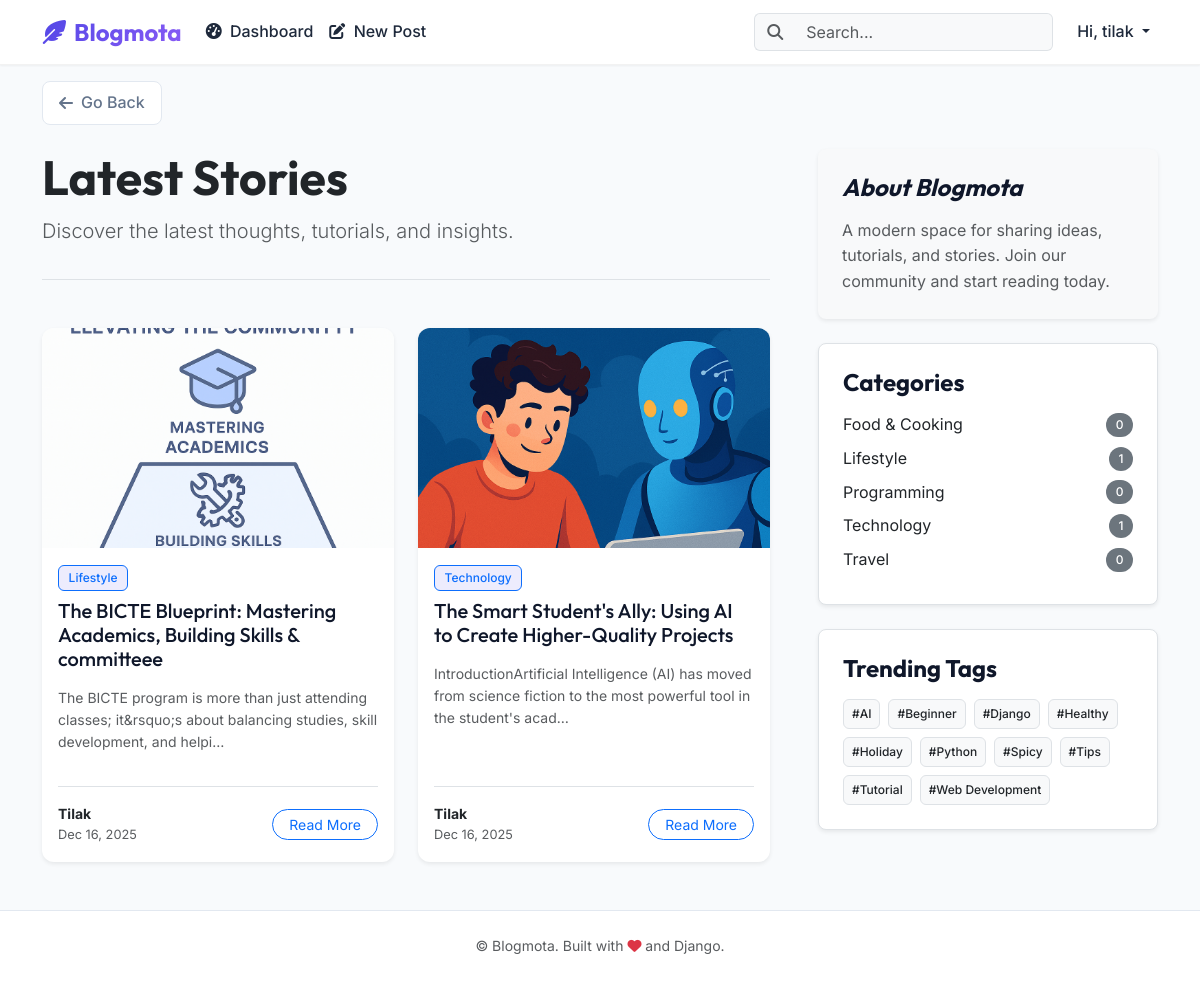
Screenshot of / (signed in) with the database file from the repository.
### blog/models.py (models this page shows, shortened)
class Post(models.Model):
    STATUS_CHOICES = [
        ("draft", "Draft"),
        ("published", "Published"),
    ]
    title = models.CharField(max_length=200)
    slug = models.SlugField(max_length=220, unique=True)
    author = models.ForeignKey(User, on_delete=models.CASCADE, related_name="posts")
    category = models.ForeignKey(
        Category,
        on_delete=models.SET_NULL,
        null=True,
        related_name="posts",
    )
    tags = models.ManyToManyField(Tag, related_name="posts", blank=True)
    featured_image = models.ImageField(upload_to="posts/", blank=True, null=True)
    content = RichTextUploadingField()
    status = models.CharField(max_length=10, choices=STATUS_CHOICES, default="draft")
    publish_date = models.DateTimeField(default=timezone.now)
    created_at = models.DateTimeField(auto_now_add=True)
    updated_at = models.DateTimeField(auto_now=True)
    class Meta:
        ordering = ["-publish_date"]
    def get_absolute_url(self) -> str:
        return reverse("blog:post_detail", kwargs={"slug": self.slug})

class Category(models.Model):
    name = models.CharField(max_length=100, unique=True)
    slug = models.SlugField(max_length=120, unique=True)
    description = models.TextField(blank=True)
    class Meta:
        ordering = ["name"]

class Tag(models.Model):
    name = models.CharField(max_length=50, unique=True)
    slug = models.SlugField(max_length=60, unique=True)
    class Meta:
        ordering = ["name"]

### blog/views.py (the view, shortened to what this page needs)
# urls.py: path("", views.PostListView.as_view(), name="post_list"),
class PostListView(ListView):
    model = Post
    template_name = "blog/post_list.html"
    context_object_name = "posts"
    paginate_by = 10
    def get_queryset(self):
        queryset = Post.objects.filter(
            status="published",
            publish_date__lte=timezone.now(),
        )
        query = self.request.GET.get("q")
        return (
            queryset.select_related("author", "category")
            .prefetch_related("tags")
            .order_by("-publish_date")
        )
    def get_context_data(self, **kwargs):
        context = super().get_context_data(**kwargs)
        context["categories"] = Category.objects.all()
        context["tags"] = Tag.objects.all()
        context["query"] = self.request.GET.get("q", "")
        return context

### templates/blog/post_list.html (shortened to what this page needs)
{% extends 'base.html' %}
{% block content %}
<div class="row g-5">
  <div class="col-lg-8">
    <header class="mb-5 pb-3 border-bottom">
      {% if current_category %}
      <h1 class="display-5 fw-bold text-dark">Category: <span class="text-primary">{{ current_category.name }}</span>
      </h1>
      <p class="lead text-muted">{{ current_category.description|default:"Browse all posts in this category." }}</p>
      {% elif current_tag %}
      <h1 class="display-5 fw-bold text-dark">Tag: <span class="text-primary">#{{ current_tag.name }}</span></h1>
      {% elif query %}
      <h1 class="display-5 fw-bold text-dark">Search Results for "<span class="text-primary">{{ query }}</span>"</h1>
      {% else %}
      <h1 class="display-5 fw-bold text-dark">Latest Stories</h1>
      <p class="lead text-muted">Discover the latest thoughts, tutorials, and insights.</p>
      {% endif %}
    </header>
    {% if posts %}
    <div class="row row-cols-1 row-cols-md-2 g-4">
      {% for post in posts %}
      <div class="col">
        <div class="card h-100 border-0 shadow-sm hover-lift">
          {% if post.featured_image %}
          <img src="{{ post.featured_image.url }}" class="card-img-top" alt="{{ post.title }}"
            style="height: 220px; object-fit: cover;">
          {% else %}
          <div class="card-img-top bg-light d-flex align-items-center justify-content-center text-muted"
            style="height: 220px;">
            <i class="fa-solid fa-image fa-2x"></i>
          </div>
          {% endif %}
          <div class="card-body d-flex flex-column">
            <div class="mb-2">
              {% if post.category %}
              <a href="{% url 'blog:category_posts' post.category.slug %}"
                class="badge bg-primary text-decoration-none border border-primary bg-opacity-10 text-primary">
                {{ post.category.name }}
              </a>
              {% endif %}
            </div>
            <h3 class="card-title h5 mb-3">
              <a href="{{ post.get_absolute_url }}">{{ post.title }}</a>
            </h3>
            <p class="card-text text-muted small flex-grow-1">
              {{ post.content|striptags|truncatechars:120 }}
            </p>
            <div class="d-flex justify-content-between align-items-center mt-3 pt-3 border-top">
              <div class="d-flex align-items-center">
                <div class="small">
                  <div class="fw-bold text-dark">{{ post.author.username|title }}</div>
                  <div class="text-muted" style="font-size: 0.8rem;">{{ post.publish_date|date:'M d, Y' }}</div>
                </div>
              </div>
              <a href="{{ post.get_absolute_url }}" class="btn btn-sm btn-outline-primary rounded-pill px-3">Read
                More</a>
            </div>
          </div>
        </div>
      </div>
      {% endfor %}
    </div>
    {% endif %}
  </div>
  <aside class="col-lg-4">
    <div class="sticky-top" style="top: 90px; z-index: 1;">
      <div class="p-4 mb-4 bg-light rounded-3 shadow-sm">
        <h4 class="fst-italic font-outfit mb-3">About Blogmota</h4>
        <p class="mb-0 text-muted">A modern space for sharing ideas, tutorials, and stories. Join our community and
          start reading today.</p>
      </div>
      <div class="p-4 mb-4 bg-white rounded-3 shadow-sm border">
        <h4 class="font-outfit mb-3">Categories</h4>
        <ul class="list-unstyled mb-0">
          {% for category in categories %}
          <li class="mb-2">
            <a href="{% url 'blog:category_posts' category.slug %}"
              class="text-decoration-none d-flex justify-content-between align-items-center link-dark">
              <span>{{ category.name }}</span>
              <span class="badge bg-secondary rounded-pill">{{ category.posts.count }}</span>
            </a>
          </li>
          {% empty %}
          <li class="text-muted">No categories yet.</li>
          {% endfor %}
        </ul>
      </div>
      <div class="p-4 mb-4 bg-white rounded-3 shadow-sm border">
        <h4 class="font-outfit mb-3">Trending Tags</h4>
        <div class="d-flex flex-wrap gap-2">
          {% for tag in tags %}
          <a href="{% url 'blog:tag_posts' tag.slug %}"
            class="badge bg-light text-dark border text-decoration-none p-2 hover-shadow">
            #{{ tag.name }}
          </a>
          {% empty %}
          <span class="text-muted">No tags yet.</span>
          {% endfor %}
        </div>
      </div>
    </div>
  </aside>
</div>
{% endblock %}

### templates/base.html (shortened to what this page needs)
{% load static %}
<!doctype html>
<html lang="en">
<head>
  <link href="https://cdn.jsdelivr.net/npm/bootstrap@5.3.3/dist/css/bootstrap.min.css" rel="stylesheet">
  <link rel="stylesheet" href="https://cdnjs.cloudflare.com/ajax/libs/font-awesome/6.4.0/css/all.min.css">
  <link rel="stylesheet" href="{% static 'css/styles.css' %}">
</head>
<body>
  <nav class="navbar navbar-expand-lg sticky-top">
    <div class="container">
      <a class="navbar-brand" href="{% url 'blog:post_list' %}">
        <i class="fa-solid fa-feather-pointed me-2"></i>Blogmota
      </a>
      <div class="collapse navbar-collapse" id="navbarNav">
        <ul class="navbar-nav me-auto mb-2 mb-lg-0">
          {% if user.is_authenticated %}
          <li class="nav-item">
            <a class="nav-link" href="{% url 'blog:dashboard' %}"><i class="fa-solid fa-gauge-high me-1"></i>
              Dashboard</a>
          </li>
          <li class="nav-item">
            <a class="nav-link" href="{% url 'blog:post_create' %}"><i class="fa-solid fa-pen-to-square me-1"></i> New
              Post</a>
          </li>
          {% endif %}
        </ul>
        <ul class="navbar-nav ms-auto align-items-center">
          <li class="nav-item me-3">
            <form class="d-flex" role="search" method="get" action="{% url 'blog:post_list' %}">
              <div class="input-group">
                <span class="input-group-text bg-light border-end-0"><i
                    class="fa-solid fa-magnifying-glass text-muted"></i></span>
                <input class="form-control border-start-0 bg-light" type="search" name="q" placeholder="Search..."
                  aria-label="Search" value="{{ request.GET.q }}">
              </div>
            </form>
          </li>
          {% if user.is_authenticated %}
          <li class="nav-item dropdown">
            <a class="nav-link dropdown-toggle" href="#" role="button" data-bs-toggle="dropdown" aria-expanded="false">
              Hi, {{ user.username }}
            </a>
          </li>
          {% endif %}
        </ul>
      </div>
    </div>
  </nav>
  <main class="container mb-5">
    <div class="row mt-3 mb-2">
      <div class="col-12">
        <button onclick="history.back()" class="btn-back">
          <i class="fa-solid fa-arrow-left"></i> Go Back
        </button>
      </div>
    </div>
    <div class="mt-4">
      {% block content %}{% endblock %}
    </div>
  </main>
  <footer class="py-4 mt-auto">
    <div class="container text-center">
      <p class="mb-0 text-muted small">&copy; {{ now|date:'Y' }} Blogmota. Built with <i
          class="fa-solid fa-heart text-danger"></i> and Django.</p>
    </div>
  </footer>
</body>
</html>

### static/css/styles.css (style rules this page uses)
:root { --primary-color: #4f46e5; --secondary-color: #818cf8; --dark-bg: #0f172a; --light-bg: #f8fafc; --card-bg: #ffffff; --text-main: #1e293b; --text-muted: #64748b; --accent-gradient: linear-gradient(135deg, #4f46e5 0%, #8b5cf6 100%); --shadow-sm: 0 1px 2px 0 rgb(0 0 0 / 0.05); --shadow-md: 0 4px 6px -1px rgb(0 0 0 / 0.1), 0 2px 4px -2px rgb(0 0 0 / 0.1); --shadow-lg: 0 10px 15px -3px rgb(0 0 0 / 0.1), 0 4px 6px -4px rgb(0 0 0 / 0.1); }
body { background-color: var(--light-bg); font-family: 'Inter', sans-serif; color: var(--text-main); line-height: 1.6; }
h1, h2, h3, h4, h5, h6, .navbar-brand { font-family: 'Outfit', sans-serif; font-weight: 700; color: var(--dark-bg); }
.navbar { background: rgba(255, 255, 255, 0.9) !important; backdrop-filter: blur(10px); border-bottom: 1px solid rgba(0,0,0,0.05); box-shadow: var(--shadow-sm); }
.navbar-brand { font-size: 1.5rem; background: var(--accent-gradient); -webkit-background-clip: text; -webkit-text-fill-color: transparent; }
.nav-link { color: var(--text-main) !important; font-weight: 500; transition: color 0.2s; }
.card { border: none; border-radius: 12px; background: var(--card-bg); box-shadow: var(--shadow-sm); transition: transform 0.2s, box-shadow 0.2s; overflow: hidden; }
.card-img-top { height: 200px; object-fit: cover; }
.card-title a { color: var(--dark-bg); text-decoration: none; background-image: linear-gradient(to right, var(--primary-color), var(--primary-color)); background-size: 0% 2px; background-repeat: no-repeat; background-position: left bottom; transition: background-size 0.3s; }
.badge { padding: 0.5em 0.8em; border-radius: 6px; font-weight: 500; }
.bg-primary { background-color: rgba(79, 70, 229, 0.1) !important; color: var(--primary-color); }
.btn-back { display: inline-flex; align-items: center; gap: 0.5rem; padding: 0.5rem 1rem; color: var(--text-muted); background: white; border: 1px solid #e2e8f0; border-radius: 8px; text-decoration: none; font-weight: 500; transition: all 0.2s; }
footer { background: white !important; border-top: 1px solid #e2e8f0 !important; color: var(--text-muted); }

### rows the page displays
Post: featured_image (picture), category.name "Lifestyle", title "The BICTE Blueprint: Mastering Academics, Building Skills & committeee", content "The BICTE program is more than just attending classes; it&rsquo;s about balancing studies, skill development, and helpi…", author.username "Tilak", publish_date "Dec 16, 2025"
Post: featured_image (picture), category.name "Technology", title "The Smart Student's Ally: Using AI to Create Higher-Quality Projects", content "IntroductionArtificial Intelligence (AI) has moved from science fiction to the most powerful tool in the student's acad…", author.username "Tilak", publish_date "Dec 16, 2025"
Category: name "Food & Cooking", posts.count "0"
Category: name "Lifestyle", posts.count "1"
Category: name "Programming", posts.count "0"
Category: name "Technology", posts.count "1"
Category: name "Travel", posts.count "0"
Tag: name "AI"
Tag: name "Beginner"
Tag: name "Django"
Tag: name "Healthy"
Tag: name "Holiday"
Tag: name "Python"
Tag: name "Spicy"
Tag: name "Tips"
Tag: name "Tutorial"
Tag: name "Web Development"

### other values shown
{{ user.username }} "tilak"
